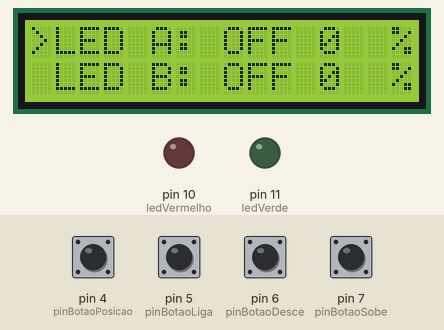
A sketch run on a simulated Arduino Uno, built with avr-gcc and run on an emulated ATmega328P. On the bench: 16×2 character LCD, output pins drawn as LEDs (lit = HIGH). The inputs (shaded band) are chosen by the test bench; at power-on: pin 4 (pinBotaoPosicao), pin 5 (pinBotaoLiga), pin 6 (pinBotaoDesce), pin 7 (pinBotaoSobe) LOW.

Above: at 1.2 s.
1.3 s: pin 5 (pinBotaoLiga) pulled HIGH for 0.15 s
At 2.5 s:
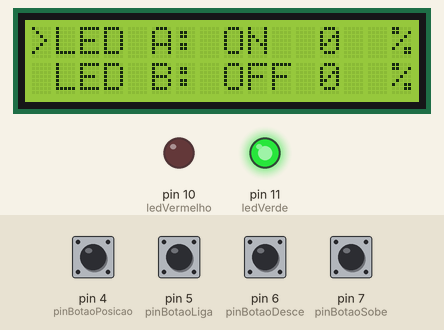
2.9 s: pin 4 (pinBotaoPosicao) pulled HIGH for 0.15 s
At 4.1 s:
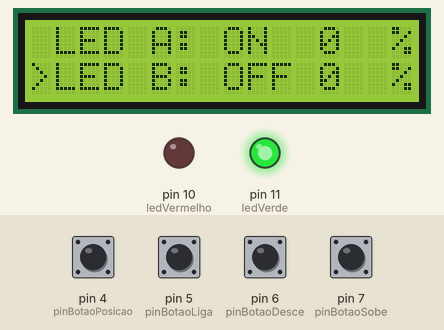
4.5 s: pin 5 (pinBotaoLiga) pulled HIGH for 1 s
At 5.1 s:
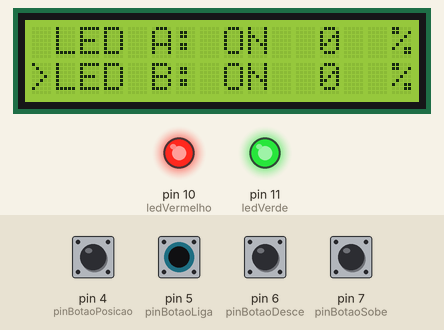
7.0 s: pin 4 (pinBotaoPosicao) pulled HIGH for 1 s
At 8.4 s:
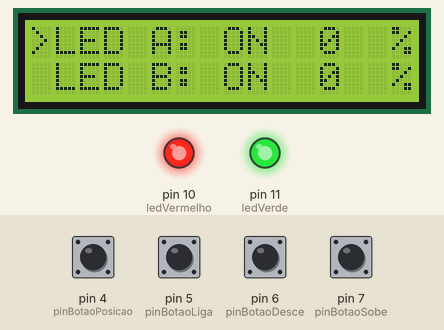
9.5 s: pin 5 (pinBotaoLiga) pulled HIGH for 0.15 s
At 10.1 s:
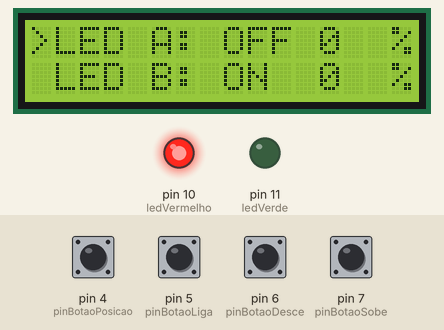
11.1 s: pin 4 (pinBotaoPosicao) pulled HIGH for 0.15 s
At 11.6 s:
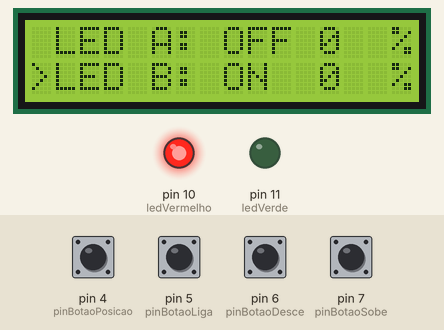
Timing chart, 0 to 13.7 s (numbered marks = the images above; inputs shaded):
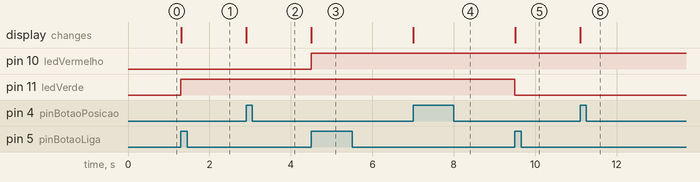

Measured:
- after the input at 1.3 s, pin 11 (ledVerde): LOW → HIGH at once; the display: changes at once (image 1)
- after the input at 2.9 s, the display: changes at once (image 2)
- after the input at 4.5 s, pin 10 (ledVermelho): LOW → HIGH at once; the display: changes at once (image 3)
- after the input at 7.0 s, the display: changes at once (image 4)
- after the input at 9.5 s, pin 11 (ledVerde): HIGH → LOW at once; the display: changes at once (image 5)
- after the input at 11.1 s, the display: changes at once (image 6)

The sketch:

aula_38_desafio1.ino
```cpp
#include <LiquidCrystal_I2C.h>

#define pinBotaoSobe 7
#define pinBotaoDesce 6

#define pinBotaoLiga 5
#define pinBotaoPosicao 4

#define ledVerde 11
#define ledVermelho 10

LiquidCrystal_I2C lcd(0x27, 16, 2);

int valorA = 0;
int valorB = 0;
bool posicao = 0; // 0 = LED A (Verde), 1 = LED B (Vermelho)

void setup() {
  // Configura os pinos como entrada ou saída
  pinMode(pinBotaoSobe, INPUT);
  pinMode(pinBotaoDesce, INPUT);
  pinMode(pinBotaoLiga, INPUT);
  pinMode(pinBotaoPosicao, INPUT);

  pinMode(ledVerde, OUTPUT);
  pinMode(ledVermelho, OUTPUT);

  // Inicializa o LCD
  lcd.init();
  lcd.backlight();
  Serial.begin(9600);

  // Letreiro inicial
  lcd.print(">LED A: OFF 0  %");
  lcd.setCursor(0, 1);
  lcd.print(" LED B: OFF 0  %");
}

void loop() {
  // Leitura dos botões
  bool estadoBotaoSobe = digitalRead(pinBotaoSobe);
  bool estadoBotaoDesce = digitalRead(pinBotaoDesce);
  bool estadoBotaoLiga = digitalRead(pinBotaoLiga);
  bool estadoBotaoPosicao = digitalRead(pinBotaoPosicao);

  static bool estadoAnteriorBotaoSobe = 0;
  static bool estadoAnteriorBotaoDesce = 0;
  static bool estadoAnteriorBotaoLiga = 0;
  static bool estadoAnteriorBotaoPosicao = 0;

  static bool estadoLedA = 0;
  static bool estadoLedB = 0;

  // Define qual LED está sendo ajustado
  int &valor = posicao ? valorB : valorA;
  bool &estadoLed = posicao ? estadoLedB : estadoLedA;
  int led = posicao ? ledVermelho : ledVerde;

  // Botão Sobe
  if (estadoBotaoSobe && !estadoAnteriorBotaoSobe && valor < 100) {
    valor += 10;
    lcd.setCursor(12, posicao);
    lcd.print("   ");
    lcd.setCursor(12, posicao);
    lcd.print(valor);
  }

  // Botão Desce
  if (estadoBotaoDesce && !estadoAnteriorBotaoDesce && valor > 0) {
    valor -= 10;
    lcd.setCursor(12, posicao);
    lcd.print("   ");
    lcd.setCursor(12, posicao);
    lcd.print(valor);
  }

  // Botão Liga/Desliga
  if (estadoBotaoLiga && !estadoAnteriorBotaoLiga) {
    estadoLed = !estadoLed;
    digitalWrite(led, estadoLed);
    lcd.setCursor(8, posicao);
    estadoLed ? lcd.print("ON ") : lcd.print("OFF");
  }

  // Botão Posição
  if (estadoBotaoPosicao && !estadoAnteriorBotaoPosicao) {
    lcd.setCursor(0, posicao);
    lcd.print(" ");
    posicao = !posicao;
    lcd.setCursor(0, posicao);
    lcd.print(">");

    // Atualiza o display para mostrar o valor correto ao alternar LEDs
    lcd.setCursor(12, posicao);
    lcd.print("   ");
    lcd.setCursor(12, posicao);
    lcd.print(posicao ? valorB : valorA);
  }

  // Atualiza estados dos botões
  estadoAnteriorBotaoSobe = estadoBotaoSobe;
  estadoAnteriorBotaoDesce = estadoBotaoDesce;
  estadoAnteriorBotaoLiga = estadoBotaoLiga;
  estadoAnteriorBotaoPosicao = estadoBotaoPosicao;
}
```
